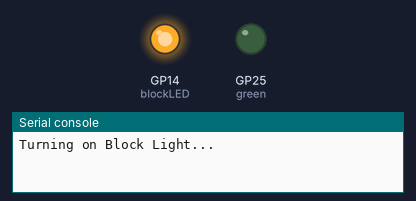
Bench run of a program on a simulated Raspberry Pi Pico running MicroPython. On the bench: output pins drawn as LEDs (lit = HIGH), the last lines printed to the serial console. The clock reads 2024-03-15 10:24:30 at power-on unless the program sets it. At 25.0 s the program stops and its outputs stay as they are.

Above: at 0.1 s.
At 5.1 s:
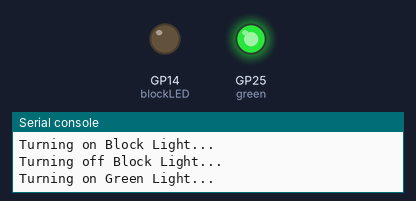
At 7.1 s:
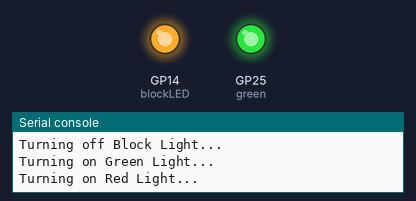
At 24.8 s:
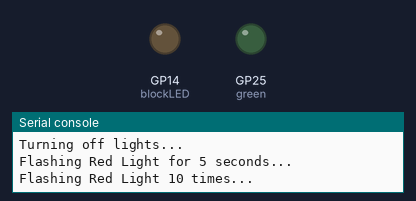
Timing chart, 0 to 26.3 s (numbered marks = the images above):
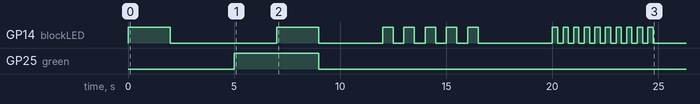

Measured:
- by itself, GP14 (blockLED): LOW → HIGH at 0.00 s, → LOW 2.0 s later, → HIGH 5.0 s later, → LOW 2.0 s later, … (34 changes in this stretch)
- by itself, GP25 (green): LOW → HIGH at 5.0 s, → LOW 4.0 s later

The program:

lightingLEDs.py
```python
from machine import Pin
import time


## --- Turn on Diffuser Light and off with delay --- ##

print("Turning on Block Light...")

blockLED = Pin(14, Pin.OUT)
blockLED.value(1)
time.sleep(2)

print("Turning off Block Light...")
blockLED.value(0)

# Wait between functions

time.sleep(3)

## --- Turn on Diffuser and Onboard with delay --- ##

red = Pin(14, Pin.OUT) # Set red to Pin 14
green = Pin(25, Pin.OUT) # Set green to Pin 25

print("Turning on Green Light...")
green.value(1)
time.sleep(2)

print("Turning on Red Light...")
red.value(1)
time.sleep(2)

print("Turning off lights...")
red.value(0)
green.value(0)

# Wait between functions

time.sleep(3)

##  --- Flashing Diffuser and Onboard LED with Loop --- ##

loop_end = time.time() + 5 # Make variable equal to current time in seconds plus 5

print("Flashing Red Light for 5 seconds...") # Loop while current time is less than loop_end (i.e. do this for 5 seconds)

while time.time() < loop_end:

    red.value(1)
    time.sleep(0.5)

    red.value(0)
    time.sleep(0.5)

# Wait between functions

time.sleep(3)

## --- Flashing Diffuser and Onboard LED with Range --- ##

# Use range to do this for 20 times

print("Flashing Red Light 10 times...")

for i in range(10):

    red.value(1)
    time.sleep(0.25)

    red.value(0)
    time.sleep(0.25)

print("Program Finished")
```
